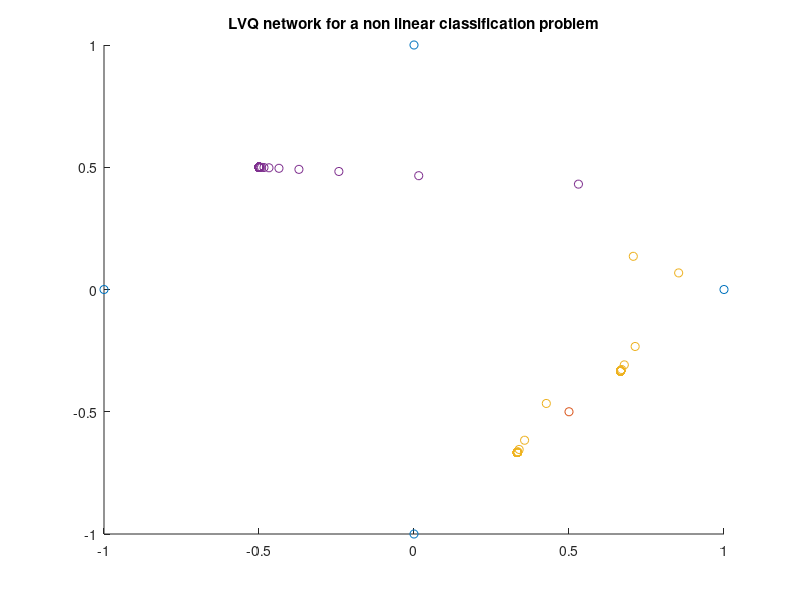

The MATLAB source for this figure:
x = [-1 0 1 0 -0.5 0.5];
y = [0 1 0 -1 0.5 -0.5];
c = [0 0 0 0 1 1];
scatter(x(1:4),y(1:4),'ro')
hold on
scatter(x(5:6),y(5:6),'bo')

n1 = [rand rand];
n2 = [rand rand];
a = 0.5;
N1 = n1;
N2 = n2;

for i = 1 : 1000
   
    for j = 1:length(x)
        d1 = sqrt((x(j)-n1(1))^2+(y(j)-n1(2))^2);
        d2 = sqrt((x(j)-n2(1))^2+(y(j)-n2(2))^2);
        d = [d1,d2];
        
        if min(d) == d1
            if c(j) ==0
            n1(1) = n1(1) + a*(x(j)-n1(1));
            n1(2) = n1(2) + a*(y(j)-n1(2));
            N1 = [N1; n1];
            end
        end
        if min(d) == d2
            if c(j) ==1
            n2(1) = n2(1) + a*(x(j)-n2(1));
            n2(2) = n2(2) + a*(y(j)-n2(2));
            N2 = [N2; n2];
            end
        end
        
    end 
    
end

hold on
scatter(N1(:,1),N1(:,2),'r*')
scatter(N2(:,1),N2(:,2),'b*')
title('LVQ network for a non linear classification problem')